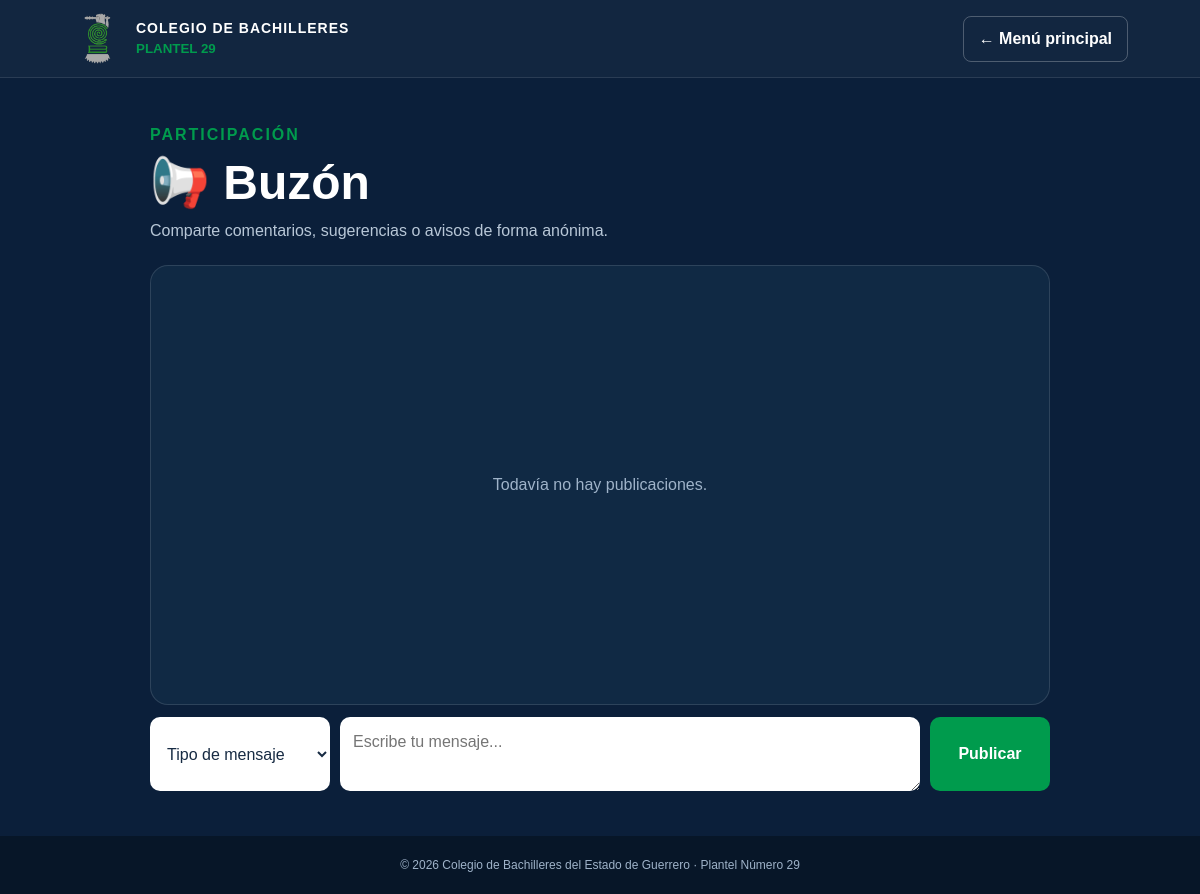
/buzon, run on an earlier commit of the app's database.
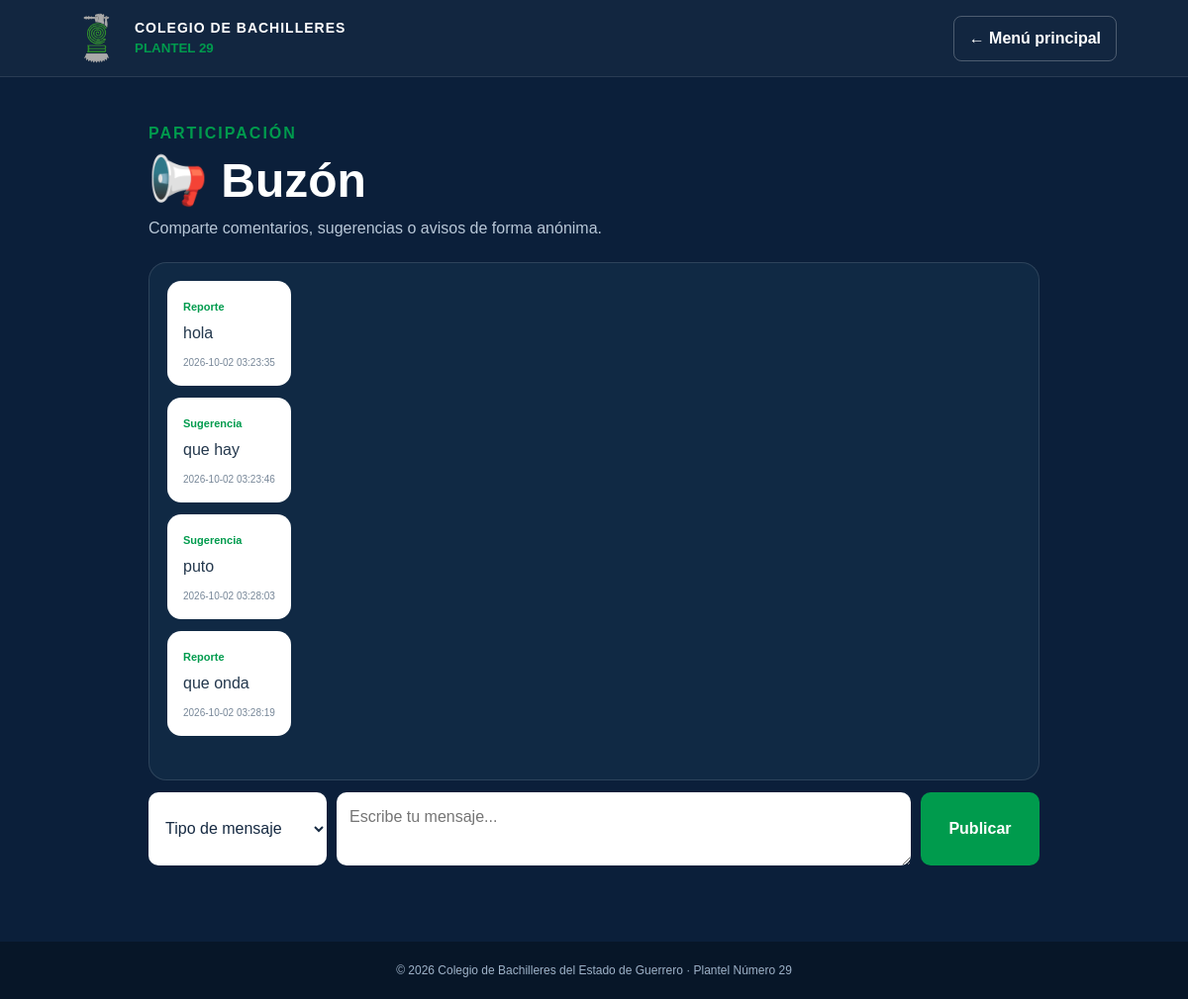
And on a later commit of the database.
### tables this page shows
CREATE TABLE buzon (
            id INTEGER PRIMARY KEY AUTOINCREMENT,
            tipo TEXT NOT NULL,
            mensaje TEXT NOT NULL,
            fecha TIMESTAMP DEFAULT CURRENT_TIMESTAMP
        );

### app.py (the view, shortened to what this page needs)
@app.route("/buzon", methods=["GET", "POST"])
def buzon():
    conexion = conectar_db()
    publicaciones = conexion.execute("""
        SELECT id, tipo, mensaje, fecha
        FROM buzon
        ORDER BY id ASC
    """).fetchall()
    conexion.close()
    return render_template("buzon.html", publicaciones=publicaciones)

### app.py (called while the page is built)
def conectar_db():
    conexion = sqlite3.connect(DATABASE)
    conexion.row_factory = sqlite3.Row
    return conexion

### templates/buzon.html (shortened to what this page needs)
{% extends "base.html" %}
{% block content %}
<section class="buzon-page">
    <div class="buzon-top"><div><p>PARTICIPACIÓN</p><h1>📢 Buzón</h1><span>Comparte comentarios, sugerencias o avisos de forma anónima.</span></div></div>
    <div class="buzon-board" id="buzon-board">
        {% if publicaciones %}
            {% for publicacion in publicaciones %}
            <article class="message-card"><span>{{ publicacion.tipo }}</span><p>{{ publicacion.mensaje }}</p><small>{{ publicacion.fecha }}</small></article>
            {% endfor %}
        {% else %}
            <div class="empty-message">Todavía no hay publicaciones.</div>
        {% endif %}
    </div>
    <form class="buzon-form" method="POST">
        <select name="tipo" required>
            <option value="" disabled selected>Tipo de mensaje</option>
        </select>
        <textarea name="mensaje" maxlength="500" placeholder="Escribe tu mensaje..." required></textarea>
        <button type="submit">Publicar</button>
    </form>
</section>
{% endblock %}

### templates/base.html (shortened to what this page needs)
<!DOCTYPE html>
<html lang="es">
<head>
    <link rel="stylesheet" href="{{ url_for('static', filename='css/site.css') }}">
</head>
<body>
    <header class="sub-header">
        <a class="brand" href="{{ url_for('inicio') }}">
            <img src="{{ url_for('static', filename='images/escuela/logo.png') }}" alt="Logo Plantel 29">
            <span><b>COLEGIO DE BACHILLERES</b><small>PLANTEL 29</small></span>
        </a>
        <a class="back-menu" href="{{ url_for('inicio') }}">← Menú principal</a>
    </header>
    <main class="page-main">
        {% block content %}{% endblock %}
    </main>
    <footer class="page-footer">© 2026 Colegio de Bachilleres del Estado de Guerrero · Plantel Número 29</footer>
</body>
</html>

### static/css/site.css (style rules this page uses)
:root { --azul:#0B1F3A; --azul-claro:#12365d; --verde:#009B4D; --verde-claro:#72e7a9; --blanco:#fff; --gris:#b8c6d5; --texto:#15263d; }
* { box-sizing:border-box; margin:0; padding:0; }
html { scroll-behavior:smooth; }
body { font-family:Arial,Helvetica,sans-serif; line-height:1.5; }
a { text-decoration:none; color:inherit; }
img { max-width:100%; display:block; }
.sub-header { min-height:78px; background:rgba(11,31,58,.97); display:flex; align-items:center; justify-content:space-between; padding:12px 6%; position:sticky; top:0; z-index:50; border-bottom: 1px solid rgba(255,255,255,.1); }
.brand { display:flex; align-items:center; gap:12px; color:#fff; }
.brand img { width:52px; height:52px; object-fit:contain; }
.brand span { display:flex; flex-direction:column; }
.brand b { font-size:14px; letter-spacing:1px; }
.brand small { color:var(--verde); font-weight:700; }
.back-menu { padding:10px 15px; border: 1px solid rgba(255,255,255,.25); border-radius:8px; color:#fff; font-weight:700; }
.page-main { background:var(--azul); min-height: calc(100vh - 78px); padding-bottom:45px; }
.buzon-page { width:min(900px,94%); margin:auto; }
.buzon-top { padding:45px 0 22px; color:#fff; }
.buzon-top p { color:var(--verde); font-weight:700; letter-spacing:2px; }
.buzon-top h1 { font-size:48px; }
.buzon-top span { color:#b8c7d7; }
.buzon-board { height:55vh; overflow-y:auto; background:#102944; border: 1px solid rgba(255,255,255,.12); border-radius:18px; padding:18px; display:flex; flex-direction:column; gap:12px; }
.message-card { max-width:78%; background:#fff; border-radius:14px; padding:13px 16px; align-self:flex-start; }
.message-card span { font-size:11px; font-weight:700; color:var(--verde); }
.message-card p { color:#24384d; margin:4px 0; }
.message-card small { font-size:10px; color:#778798; }
.buzon-form { display:grid; grid-template-columns: 180px 1fr 120px; gap:10px; margin-top:12px; }
.buzon-form select, .buzon-form textarea, .buzon-form button { font:inherit; border-radius:10px; border:0; padding:13px; }
.buzon-form select, .buzon-form textarea { background:#fff; color:#172b43; }
.buzon-form textarea { resize:vertical; min-height:52px; }
.buzon-form button { background:var(--verde); color:#fff; font-weight:700; cursor:pointer; }
.page-footer { text-align:center; padding:20px; background:#071628; color:#9fb3c9; font-size:12px; }

What changed in the data, as far as the page shows it:
added buzon: tipo "Reporte", mensaje "hola", fecha "2026-10-02 03:23:35"
added buzon: tipo "Sugerencia", mensaje "que hay", fecha "2026-10-02 03:23:46"
added buzon: tipo "Sugerencia", mensaje "puto", fecha "2026-10-02 03:28:03"
added buzon: tipo "Reporte", mensaje "que onda", fecha "2026-10-02 03:28:19"
Also different on the page:
text no longer shown: "Todavía no hay publicaciones."
